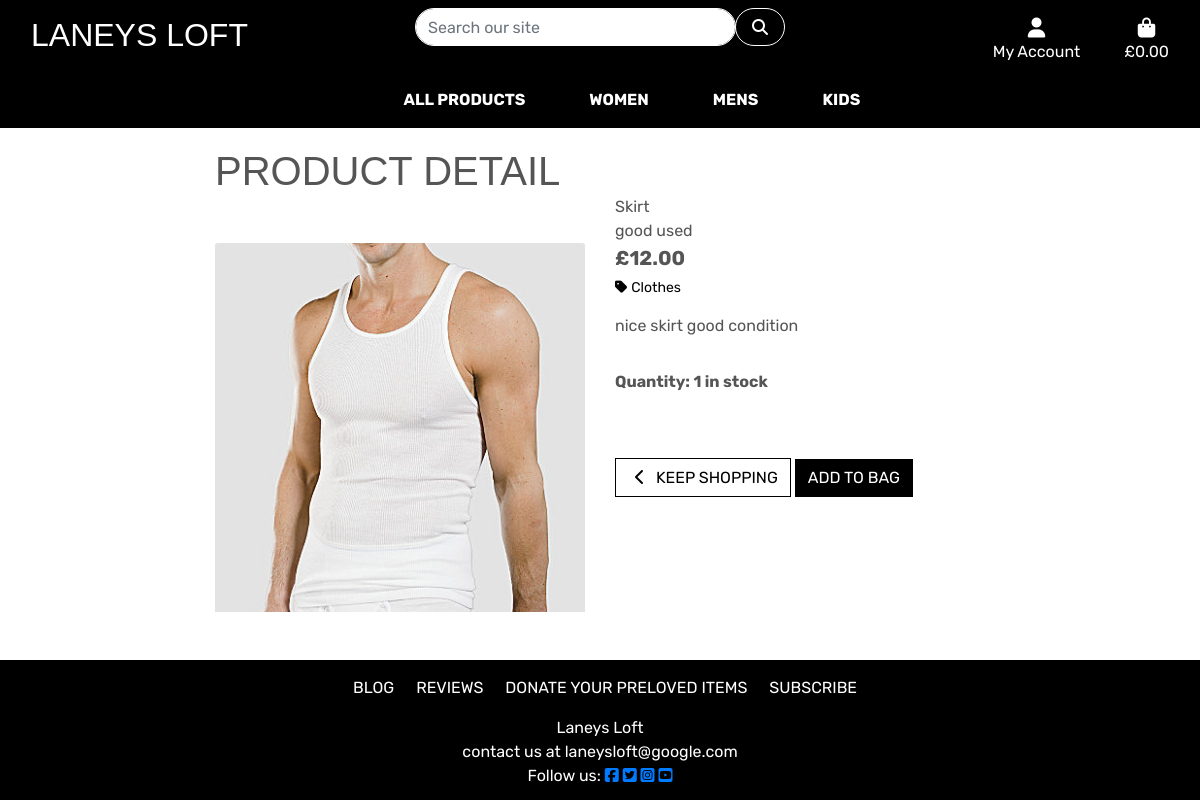
The page /items/ed473d31-a25b-4537-b242-976a00f15c84 on the database its author committed.
### items/models.py (models this page shows, shortened)
class Item(models.Model):
    category = models.ForeignKey(
        'Category', null=True, blank=True, on_delete=models.SET_NULL)
    sku = models.UUIDField(
        primary_key=True, default=uuid.uuid4, editable=False, max_length=2254)
    name = models.CharField(max_length=254)
    clothes_type = models.ForeignKey(
        'ClothesType', null=True, blank=True, on_delete=models.SET_NULL)
    men_women_children = models.CharField(
        max_length=200, choices=MEN_WOMEN_CHILDREN, default='na')
    size = models.ForeignKey(
        'Size', null=True, blank=True, on_delete=models.SET_NULL)
    kids_age = models.ForeignKey(
        'KidsAge', null=True, blank=True, on_delete=models.SET_NULL)
    colour = models.ForeignKey(
        'Colour', null=True, blank=True, on_delete=models.SET_NULL)
    brand_or_author = models.ForeignKey(
        'BrandOrAuthor', null=True, blank=True, on_delete=models.SET_NULL)
    description = models.TextField()
    price = models.DecimalField(max_digits=6, decimal_places=2)
    quality = models.CharField(max_length=254)
    image_url = models.URLField(max_length=1024, null=True, blank=True)
    image = models.ImageField(null=True, blank=True)
    quantity = models.IntegerField(null=True, blank=True)

class Category(models.Model):
    class Meta:
        verbose_name_plural = 'Categories'
    name = models.CharField(max_length=254)
    friendly_name = models.CharField(max_length=254, null=True, blank=True)

### items/views.py (the view)
# urls.py: path('<item_id>', views.item_detail, name='item_detail')
def item_detail(request, item_id):
    item = get_object_or_404(Item, pk=item_id)
    context = {
        'item': item,
    }
    return render(request, 'items/item_detail.html', context)

### bag/contexts.py (called while the page is built, shortened)
def bag_contents(request):
    bag_items = []
    total = 0
    item_count = 0
    bag = request.session.get('bag', {})
    if total < settings.FREE_DELIVERY_THRESHOLD:
        delivery = total * Decimal(settings.STANDARD_DELIVERY_PERCENTAGE / 100)
        free_delivery_delta = settings.FREE_DELIVERY_THRESHOLD - total
    else:
        delivery = 0
        free_delivery_delta = 0
    grand_total = delivery + total
    context = {
        'bag_items': bag_items,
        'total': total,
        'item_count': item_count,
        'delivery': delivery,
        'free_delivery_delta': free_delivery_delta,
        'free_delivery_threshold': settings.FREE_DELIVERY_THRESHOLD,
        'grand_total': grand_total,
    }
    return context

### items/templates/items/item_detail.html (shortened to what this page needs)
{% extends "base.html" %}
{% load static %}
{% block page_header %}
    <div class="container header-container">
    </div>
{% endblock %}
{% block content %}
    <div class="overlay"></div>
    <div class="container-fluid">
        <div class="row">
            <div class="col-12 col-md-6 col-lg-4 offset-lg-2">
                <h1 class="logo-font">Product Detail</h1>
                <div class="image-container my-5">
                    {% if item.image %}
                        <a href="{{ item.image.url }}" target="_blank">
                            <img class="card-img-top img-fluid" src="{{ item.image.url }}" alt="{{ item.name }}">
                        </a>
                        {% else %}
                        <a href="#">
                            <img class="card-img-top img-fluid" src="{{ MEDIA_URL }}noimage.png" alt="{{ item.name }}">
                        </a>
                    {% endif %}
                </div>
            </div>
            <div class="col-12 col-md-6 col-lg-4">
                <div class="product-details-container mb-5 mt-md-5">
                    <p class="mb-0">{{ item.name }}</p>
                    <p class="mb-0">{{ item.quality }}</p>
                    <p class="lead mb-0 text-left font-weight-bold">£{{ item.price }}</p>
                    {% if item.category %}
                    <p class="small mt-1 mb-0">
                        <a class="text-black" href="{% url 'items' %}?category={{item.category.name }}">
                            <i class="fas fa-tag mr-1"></i>{{ item.category.friendly_name }}
                        </a>
                    </p>
                    {% endif %}
                    <p class="mt-3">{{ item.description }}</p>
                    <form class="form" action="{% url 'add_to_bag' item.sku %}" method="POST">
                        <div class="form-row">
                            <div class="col-12">
                                <p class="mt-3"><strong>Quantity: 1 in stock</strong></p>
                            </div>
                            <div class="col-12">
                                <a href="{% url 'items' %}" class="btn btn-outline-black rounded-0 mt-5">
                                    <span class="icon">
                                        <i class="fas fa-chevron-left"></i>
                                    </span>
                                    <span class="text-uppercase">Keep Shopping</span>
                                </a>
                                <input type="submit" class="btn btn-black rounded-0 text-uppercase mt-5" value="Add to Bag">
                            </div>
                        </div>
                    </form>
                </div>
            </div>
        </div>
    </div>
{% endblock %}

### static/css/base.css (style rules this page uses)
html { height: 100%; }
body { background: url('/media/homepage_background_cropped.webp') no-repeat center center fixed; background-size: cover; height: calc(100vh - 164px); color: #555; font-family: 'Rubik'; background-color: lightgrey; }
.header-container { padding-top: 145px; }
.icon { align-items: center; display: inline-flex; justify-content: center; height: 1.5rem; width: 1.5rem; }
.logo-font { text-transform: uppercase; font-family: 'Alfa Slab One', sans-serif; }
.btn-black { background: black; color: white; border-radius: 15px; margin-bottom: 15px; }
.btn-outline-black { background: white; color: black !important; border: 1px solid black; margin-bottom: 15px; border-radius: 15px; }
.text-black { color: #000 !important; }
.overlay { height: 100%; width: 100%; top: 0; left: 0; position: fixed; background: white; z-index: -1; }
@media (min-width: 1200px) { .container { max-width: 80%; } }
@media (min-width: 992px) { .header-container { padding-top: 164px; } }
@media (min-width: 408px) { .header-container { padding-top: 100px; } }
@media (min-width: 992px) { .header-container { padding-top: 147px; } }

### rows shown on the page
Item: image (picture), name "Skirt", quality "good used", price "12.00", category.friendly_name "Clothes", description "nice skirt good condition"
